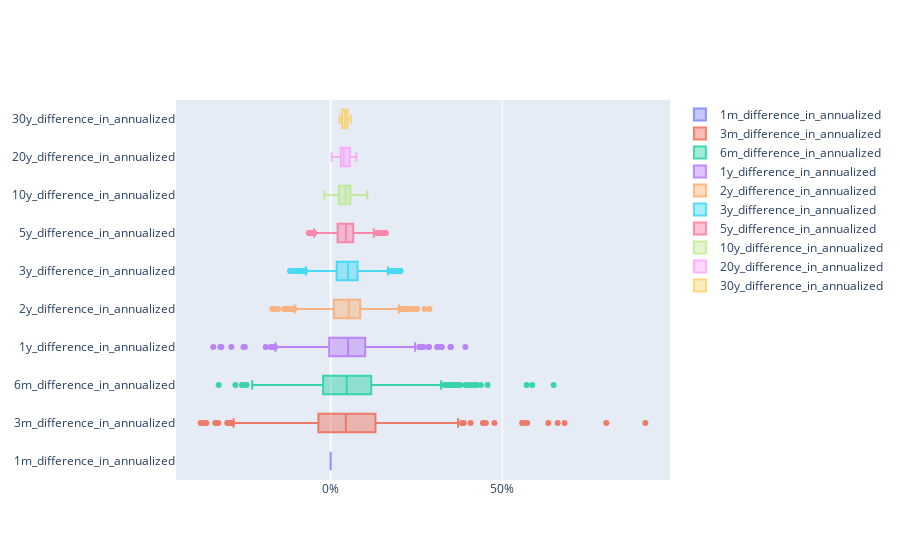

The notebook cell saved with this chart:
### Code cell
go.Figure(
    [
        go.Box(
            x=df[column],
            name=column,
            opacity=0.75
            )
        for column in df.loc[:, '1m_difference_in_annualized':'30y_difference_in_annualized'].columns
    ],
    layout = go.Layout(
        xaxis=dict(
            tickformat='.0%',
        )
    )
)

### Figure 1 — Plotly figure (JSON) as saved in the notebook; plotly's stock layout.template omitted (floating-point values rounded to 4 significant figures; data arrays with more than 128 entries replaced by an {"elided": "..."} marker saying what was removed)
{"data": [{"name": "1m_difference_in_annualized", "opacity": 0.75, "type": "box", "x": {"elided": "643 int values"}}, {"name": "3m_difference_in_annualized", "opacity": 0.75, "type": "box", "x": {"elided": "643 float values"}}, {"name": "6m_difference_in_annualized", "opacity": 0.75, "type": "box", "x": {"elided": "643 float values"}}, {"name": "1y_difference_in_annualized", "opacity": 0.75, "type": "box", "x": {"elided": "643 float values"}}, {"name": "2y_difference_in_annualized", "opacity": 0.75, "type": "box", "x": {"elided": "643 float values"}}, {"name": "3y_difference_in_annualized", "opacity": 0.75, "type": "box", "x": {"elided": "643 float values"}}, {"name": "5y_difference_in_annualized", "opacity": 0.75, "type": "box", "x": {"elided": "643 float values"}}, {"name": "10y_difference_in_annualized", "opacity": 0.75, "type": "box", "x": {"elided": "643 float values"}}, {"name": "20y_difference_in_annualized", "opacity": 0.75, "type": "box", "x": {"elided": "643 float values"}}, {"name": "30y_difference_in_annualized", "opacity": 0.75, "type": "box", "x": {"elided": "643 float values"}}], "layout": {"xaxis": {"tickformat": ".0%"}}}
